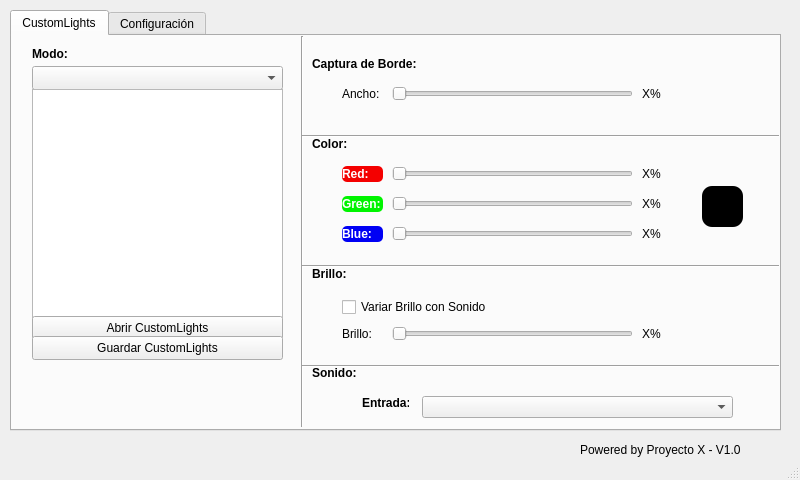
<?xml version="1.0" encoding="UTF-8"?>
<ui version="4.0">
 <class>MainWindow</class>
 <widget class="QMainWindow" name="MainWindow">
  <property name="windowModality">
   <enum>Qt::NonModal</enum>
  </property>
  <property name="geometry">
   <rect>
    <x>0</x>
    <y>0</y>
    <width>800</width>
    <height>480</height>
   </rect>
  </property>
  <property name="windowTitle">
   <string>CustomLights</string>
  </property>
  <property name="autoFillBackground">
   <bool>false</bool>
  </property>
  <widget class="QWidget" name="centralwidget">
   <widget class="QLabel" name="Firma">
    <property name="geometry">
     <rect>
      <x>580</x>
      <y>440</y>
      <width>201</width>
      <height>20</height>
     </rect>
    </property>
    <property name="styleSheet">
     <string notr="true">qproperty-alignment: AlignCenter;</string>
    </property>
    <property name="text">
     <string>Powered by Proyecto X - V1.0</string>
    </property>
   </widget>
   <widget class="QTabWidget" name="tabWidget">
    <property name="geometry">
     <rect>
      <x>10</x>
      <y>10</y>
      <width>771</width>
      <height>421</height>
     </rect>
    </property>
    <property name="currentIndex">
     <number>0</number>
    </property>
    <widget class="QWidget" name="tab">
     <attribute name="title">
      <string>CustomLights</string>
     </attribute>
     <widget class="QComboBox" name="Modo_CB">
      <property name="geometry">
       <rect>
        <x>20</x>
        <y>30</y>
        <width>251</width>
        <height>24</height>
       </rect>
      </property>
      <property name="autoFillBackground">
       <bool>false</bool>
      </property>
     </widget>
     <widget class="QTextEdit" name="Modo_TE">
      <property name="geometry">
       <rect>
        <x>20</x>
        <y>53</y>
        <width>251</width>
        <height>231</height>
       </rect>
      </property>
      <property name="html">
       <string>&lt;!DOCTYPE HTML PUBLIC &quot;-//W3C//DTD HTML 4.0//EN&quot; &quot;http://www.w3.org/TR/REC-html40/strict.dtd&quot;&gt;
&lt;html&gt;&lt;head&gt;&lt;meta name=&quot;qrichtext&quot; content=&quot;1&quot; /&gt;&lt;style type=&quot;text/css&quot;&gt;
p, li { white-space: pre-wrap; }
&lt;/style&gt;&lt;/head&gt;&lt;body style=&quot; font-family:'MS Shell Dlg 2'; font-size:8.25pt; font-weight:400; font-style:normal;&quot;&gt;
&lt;p style=&quot;-qt-paragraph-type:empty; margin-top:0px; margin-bottom:0px; margin-left:0px; margin-right:0px; -qt-block-indent:0; text-indent:0px; font-family:'Ubuntu'; font-size:10pt;&quot;&gt;&lt;br /&gt;&lt;/p&gt;&lt;/body&gt;&lt;/html&gt;</string>
      </property>
     </widget>
     <widget class="QLabel" name="Modo_Titulo">
      <property name="geometry">
       <rect>
        <x>20</x>
        <y>10</y>
        <width>251</width>
        <height>16</height>
       </rect>
      </property>
      <property name="styleSheet">
       <string notr="true">font: bold</string>
      </property>
      <property name="text">
       <string>Modo:</string>
      </property>
     </widget>
     <widget class="QSlider" name="Color_G_SLI">
      <property name="geometry">
       <rect>
        <x>380</x>
        <y>160</y>
        <width>241</width>
        <height>16</height>
       </rect>
      </property>
      <property name="maximum">
       <number>255</number>
      </property>
      <property name="orientation">
       <enum>Qt::Horizontal</enum>
      </property>
     </widget>
     <widget class="QCheckBox" name="Brillo_CHB">
      <property name="geometry">
       <rect>
        <x>330</x>
        <y>260</y>
        <width>161</width>
        <height>22</height>
       </rect>
      </property>
      <property name="text">
       <string>Variar Brillo con Sonido</string>
      </property>
     </widget>
     <widget class="QPushButton" name="Conf_PB_Abrir">
      <property name="geometry">
       <rect>
        <x>20</x>
        <y>280</y>
        <width>251</width>
        <height>24</height>
       </rect>
      </property>
      <property name="text">
       <string>Abrir CustomLights</string>
      </property>
     </widget>
     <widget class="Line" name="line">
      <property name="geometry">
       <rect>
        <x>280</x>
        <y>0</y>
        <width>20</width>
        <height>391</height>
       </rect>
      </property>
      <property name="orientation">
       <enum>Qt::Vertical</enum>
      </property>
     </widget>
     <widget class="Line" name="line_2">
      <property name="geometry">
       <rect>
        <x>290</x>
        <y>90</y>
        <width>481</width>
        <height>20</height>
       </rect>
      </property>
      <property name="orientation">
       <enum>Qt::Horizontal</enum>
      </property>
     </widget>
     <widget class="QPushButton" name="Conf_PB_Cerrar">
      <property name="geometry">
       <rect>
        <x>20</x>
        <y>300</y>
        <width>251</width>
        <height>24</height>
       </rect>
      </property>
      <property name="text">
       <string>Guardar CustomLights</string>
      </property>
     </widget>
     <widget class="Line" name="line_3">
      <property name="geometry">
       <rect>
        <x>290</x>
        <y>220</y>
        <width>481</width>
        <height>20</height>
       </rect>
      </property>
      <property name="orientation">
       <enum>Qt::Horizontal</enum>
      </property>
     </widget>
     <widget class="QLabel" name="Borde_Titulo">
      <property name="geometry">
       <rect>
        <x>300</x>
        <y>20</y>
        <width>251</width>
        <height>16</height>
       </rect>
      </property>
      <property name="styleSheet">
       <string notr="true">font: bold</string>
      </property>
      <property name="text">
       <string>Captura de Borde:</string>
      </property>
     </widget>
     <widget class="QLabel" name="Color_titulo">
      <property name="geometry">
       <rect>
        <x>300</x>
        <y>100</y>
        <width>241</width>
        <height>16</height>
       </rect>
      </property>
      <property name="styleSheet">
       <string notr="true">font: bold</string>
      </property>
      <property name="text">
       <string>Color:</string>
      </property>
     </widget>
     <widget class="QLabel" name="Brillo_titulo">
      <property name="geometry">
       <rect>
        <x>300</x>
        <y>230</y>
        <width>251</width>
        <height>16</height>
       </rect>
      </property>
      <property name="styleSheet">
       <string notr="true">font: bold</string>
      </property>
      <property name="text">
       <string>Brillo:</string>
      </property>
     </widget>
     <widget class="QSlider" name="Color_R_SLI">
      <property name="geometry">
       <rect>
        <x>380</x>
        <y>130</y>
        <width>241</width>
        <height>16</height>
       </rect>
      </property>
      <property name="maximum">
       <number>255</number>
      </property>
      <property name="orientation">
       <enum>Qt::Horizontal</enum>
      </property>
     </widget>
     <widget class="QSlider" name="Color_B_SLI">
      <property name="geometry">
       <rect>
        <x>380</x>
        <y>190</y>
        <width>241</width>
        <height>16</height>
       </rect>
      </property>
      <property name="maximum">
       <number>255</number>
      </property>
      <property name="orientation">
       <enum>Qt::Horizontal</enum>
      </property>
     </widget>
     <widget class="QLabel" name="Color_R_titulo">
      <property name="geometry">
       <rect>
        <x>330</x>
        <y>130</y>
        <width>41</width>
        <height>16</height>
       </rect>
      </property>
      <property name="styleSheet">
       <string notr="true">font: bold;
qproperty-alignment: AlignCenter;
background-color: rgb(244,0,0);
border-radius: 5;
color: rgb(255,255,255);
</string>
      </property>
      <property name="text">
       <string>Red:</string>
      </property>
     </widget>
     <widget class="QLabel" name="Color_G_titulo">
      <property name="geometry">
       <rect>
        <x>330</x>
        <y>160</y>
        <width>41</width>
        <height>16</height>
       </rect>
      </property>
      <property name="styleSheet">
       <string notr="true">font: bold;
qproperty-alignment: AlignCenter;
background-color: rgb(0,244,0);
border-radius: 5;
color: rgb(255,255,255);</string>
      </property>
      <property name="text">
       <string>Green:</string>
      </property>
     </widget>
     <widget class="QLabel" name="Color_B_titulo">
      <property name="geometry">
       <rect>
        <x>330</x>
        <y>190</y>
        <width>41</width>
        <height>16</height>
       </rect>
      </property>
      <property name="styleSheet">
       <string notr="true">font: bold;
qproperty-alignment: AlignCenter;
background-color: rgb(0,0,244);
border-radius: 5;
color: rgb(255,255,255);</string>
      </property>
      <property name="text">
       <string>Blue:</string>
      </property>
     </widget>
     <widget class="QSlider" name="Brillo_SLI">
      <property name="geometry">
       <rect>
        <x>380</x>
        <y>290</y>
        <width>241</width>
        <height>16</height>
       </rect>
      </property>
      <property name="orientation">
       <enum>Qt::Horizontal</enum>
      </property>
     </widget>
     <widget class="QLabel" name="Brillo_titulo_2">
      <property name="geometry">
       <rect>
        <x>330</x>
        <y>290</y>
        <width>41</width>
        <height>16</height>
       </rect>
      </property>
      <property name="text">
       <string>Brillo:</string>
      </property>
     </widget>
     <widget class="QLabel" name="Color_R_Aux">
      <property name="geometry">
       <rect>
        <x>630</x>
        <y>130</y>
        <width>41</width>
        <height>16</height>
       </rect>
      </property>
      <property name="text">
       <string>X%</string>
      </property>
     </widget>
     <widget class="QLabel" name="Color_G_Aux">
      <property name="geometry">
       <rect>
        <x>630</x>
        <y>160</y>
        <width>41</width>
        <height>16</height>
       </rect>
      </property>
      <property name="text">
       <string>X%</string>
      </property>
     </widget>
     <widget class="QLabel" name="Color_B_Aux">
      <property name="geometry">
       <rect>
        <x>630</x>
        <y>190</y>
        <width>41</width>
        <height>16</height>
       </rect>
      </property>
      <property name="text">
       <string>X%</string>
      </property>
     </widget>
     <widget class="QLabel" name="Brillo_Aux">
      <property name="geometry">
       <rect>
        <x>630</x>
        <y>290</y>
        <width>41</width>
        <height>16</height>
       </rect>
      </property>
      <property name="text">
       <string>X%</string>
      </property>
     </widget>
     <widget class="QSlider" name="Borde_Ancho">
      <property name="geometry">
       <rect>
        <x>380</x>
        <y>50</y>
        <width>241</width>
        <height>16</height>
       </rect>
      </property>
      <property name="minimum">
       <number>1</number>
      </property>
      <property name="maximum">
       <number>50</number>
      </property>
      <property name="singleStep">
       <number>1</number>
      </property>
      <property name="orientation">
       <enum>Qt::Horizontal</enum>
      </property>
     </widget>
     <widget class="QLabel" name="Borde_Ancho_titulo">
      <property name="geometry">
       <rect>
        <x>330</x>
        <y>50</y>
        <width>41</width>
        <height>16</height>
       </rect>
      </property>
      <property name="text">
       <string>Ancho:</string>
      </property>
     </widget>
     <widget class="QLabel" name="Borde_Ancho_Aux">
      <property name="geometry">
       <rect>
        <x>630</x>
        <y>50</y>
        <width>41</width>
        <height>16</height>
       </rect>
      </property>
      <property name="text">
       <string>X%</string>
      </property>
     </widget>
     <widget class="QLabel" name="Color_LB">
      <property name="geometry">
       <rect>
        <x>690</x>
        <y>150</y>
        <width>41</width>
        <height>41</height>
       </rect>
      </property>
      <property name="styleSheet">
       <string notr="true">background-color: rgb(0, 0, 0);
border-radius: 10;</string>
      </property>
      <property name="text">
       <string/>
      </property>
     </widget>
     <widget class="Line" name="line_4">
      <property name="geometry">
       <rect>
        <x>290</x>
        <y>320</y>
        <width>481</width>
        <height>20</height>
       </rect>
      </property>
      <property name="orientation">
       <enum>Qt::Horizontal</enum>
      </property>
     </widget>
     <widget class="QLabel" name="Sonido_titulo">
      <property name="geometry">
       <rect>
        <x>300</x>
        <y>330</y>
        <width>47</width>
        <height>13</height>
       </rect>
      </property>
      <property name="font">
       <font>
        <weight>75</weight>
        <bold>true</bold>
       </font>
      </property>
      <property name="text">
       <string>Sonido:</string>
      </property>
     </widget>
     <widget class="QComboBox" name="SONIDO_CB">
      <property name="geometry">
       <rect>
        <x>410</x>
        <y>360</y>
        <width>311</width>
        <height>22</height>
       </rect>
      </property>
     </widget>
     <widget class="QLabel" name="Sonido_titulo_2">
      <property name="geometry">
       <rect>
        <x>350</x>
        <y>360</y>
        <width>47</width>
        <height>13</height>
       </rect>
      </property>
      <property name="font">
       <font>
        <weight>75</weight>
        <bold>true</bold>
       </font>
      </property>
      <property name="text">
       <string>Entrada:</string>
      </property>
     </widget>
    </widget>
    <widget class="QWidget" name="tab_2">
     <attribute name="title">
      <string>Configuración</string>
     </attribute>
     <widget class="QTextEdit" name="Hw_TE_Info">
      <property name="geometry">
       <rect>
        <x>30</x>
        <y>60</y>
        <width>341</width>
        <height>161</height>
       </rect>
      </property>
      <property name="html">
       <string>&lt;!DOCTYPE HTML PUBLIC &quot;-//W3C//DTD HTML 4.0//EN&quot; &quot;http://www.w3.org/TR/REC-html40/strict.dtd&quot;&gt;
&lt;html&gt;&lt;head&gt;&lt;meta name=&quot;qrichtext&quot; content=&quot;1&quot; /&gt;&lt;style type=&quot;text/css&quot;&gt;
p, li { white-space: pre-wrap; }
&lt;/style&gt;&lt;/head&gt;&lt;body style=&quot; font-family:'MS Shell Dlg 2'; font-size:8.25pt; font-weight:400; font-style:normal;&quot;&gt;
&lt;p style=&quot; margin-top:0px; margin-bottom:0px; margin-left:0px; margin-right:0px; -qt-block-indent:0; text-indent:0px;&quot;&gt;&lt;span style=&quot; font-family:'Ubuntu'; font-size:10pt; font-weight:600; color:#000000;&quot;&gt;Cantidad de Módulos:&lt;/span&gt;&lt;/p&gt;
&lt;p style=&quot; margin-top:0px; margin-bottom:0px; margin-left:0px; margin-right:0px; -qt-block-indent:0; text-indent:0px;&quot;&gt;&lt;span style=&quot; font-family:'Ubuntu'; font-size:10pt; color:#000000;&quot;&gt;-&amp;gt; Izquierda: X&lt;/span&gt;&lt;/p&gt;
&lt;p style=&quot; margin-top:0px; margin-bottom:0px; margin-left:0px; margin-right:0px; -qt-block-indent:0; text-indent:0px;&quot;&gt;&lt;span style=&quot; font-family:'Ubuntu'; font-size:10pt; color:#000000;&quot;&gt;-&amp;gt; Arriba:       X&lt;/span&gt;&lt;/p&gt;
&lt;p style=&quot; margin-top:0px; margin-bottom:0px; margin-left:0px; margin-right:0px; -qt-block-indent:0; text-indent:0px;&quot;&gt;&lt;span style=&quot; font-family:'Ubuntu'; font-size:10pt; color:#000000;&quot;&gt;-&amp;gt; Derecha:   X&lt;/span&gt;&lt;/p&gt;
&lt;p style=&quot; margin-top:0px; margin-bottom:0px; margin-left:0px; margin-right:0px; -qt-block-indent:0; text-indent:0px;&quot;&gt;&lt;span style=&quot; font-family:'Ubuntu'; font-size:10pt; color:#000000;&quot;&gt;-&amp;gt; Abajo:        X&lt;/span&gt;&lt;/p&gt;
&lt;p style=&quot;-qt-paragraph-type:empty; margin-top:0px; margin-bottom:0px; margin-left:0px; margin-right:0px; -qt-block-indent:0; text-indent:0px; font-family:'Ubuntu'; font-size:10pt; color:#000000;&quot;&gt;&lt;br /&gt;&lt;/p&gt;
&lt;p style=&quot; margin-top:0px; margin-bottom:0px; margin-left:0px; margin-right:0px; -qt-block-indent:0; text-indent:0px;&quot;&gt;&lt;span style=&quot; font-family:'Ubuntu'; font-size:10pt; font-weight:600; color:#000000;&quot;&gt;Ubicación del primer módulo:&lt;/span&gt;&lt;/p&gt;
&lt;p style=&quot;-qt-paragraph-type:empty; margin-top:0px; margin-bottom:0px; margin-left:0px; margin-right:0px; -qt-block-indent:0; text-indent:0px; font-family:'Ubuntu'; font-size:10pt; color:#000000;&quot;&gt;&lt;br /&gt;&lt;/p&gt;
&lt;p style=&quot; margin-top:0px; margin-bottom:0px; margin-left:0px; margin-right:0px; -qt-block-indent:0; text-indent:0px;&quot;&gt;&lt;span style=&quot; font-family:'Ubuntu'; font-size:10pt; color:#000000;&quot;&gt;	        O                          O&lt;/span&gt;&lt;/p&gt;
&lt;p style=&quot; margin-top:0px; margin-bottom:0px; margin-left:0px; margin-right:0px; -qt-block-indent:0; text-indent:0px;&quot;&gt;&lt;span style=&quot; font-family:'Ubuntu'; font-size:10pt; color:#000000;&quot;&gt;	                Pantalla&lt;/span&gt;&lt;/p&gt;
&lt;p style=&quot; margin-top:0px; margin-bottom:0px; margin-left:0px; margin-right:0px; -qt-block-indent:0; text-indent:0px;&quot;&gt;&lt;span style=&quot; font-family:'Ubuntu'; font-size:10pt; color:#000000;&quot;&gt;	        O                          O&lt;/span&gt;&lt;/p&gt;
&lt;p style=&quot;-qt-paragraph-type:empty; margin-top:0px; margin-bottom:0px; margin-left:0px; margin-right:0px; -qt-block-indent:0; text-indent:0px; font-family:'Ubuntu'; font-size:10pt; font-weight:600; color:#000000;&quot;&gt;&lt;br /&gt;&lt;/p&gt;
&lt;p style=&quot; margin-top:0px; margin-bottom:0px; margin-left:0px; margin-right:0px; -qt-block-indent:0; text-indent:0px;&quot;&gt;&lt;span style=&quot; font-family:'Ubuntu'; font-size:10pt; font-weight:600; color:#000000;&quot;&gt;Sentido de recorrido:&lt;/span&gt;&lt;span style=&quot; font-family:'Ubuntu'; font-size:10pt; color:#000000;&quot;&gt; Horario&lt;/span&gt;&lt;/p&gt;&lt;/body&gt;&lt;/html&gt;</string>
      </property>
     </widget>
     <widget class="QTextEdit" name="Red_TE_Info">
      <property name="geometry">
       <rect>
        <x>400</x>
        <y>60</y>
        <width>341</width>
        <height>161</height>
       </rect>
      </property>
      <property name="html">
       <string>&lt;!DOCTYPE HTML PUBLIC &quot;-//W3C//DTD HTML 4.0//EN&quot; &quot;http://www.w3.org/TR/REC-html40/strict.dtd&quot;&gt;
&lt;html&gt;&lt;head&gt;&lt;meta name=&quot;qrichtext&quot; content=&quot;1&quot; /&gt;&lt;style type=&quot;text/css&quot;&gt;
p, li { white-space: pre-wrap; }
&lt;/style&gt;&lt;/head&gt;&lt;body style=&quot; font-family:'MS Shell Dlg 2'; font-size:8.25pt; font-weight:400; font-style:normal;&quot;&gt;
&lt;p style=&quot; margin-top:0px; margin-bottom:0px; margin-left:0px; margin-right:0px; -qt-block-indent:0; text-indent:0px;&quot;&gt;&lt;span style=&quot; font-family:'Ubuntu'; font-size:10pt; font-weight:600;&quot;&gt;SSID:&lt;/span&gt;&lt;span style=&quot; font-family:'Ubuntu'; font-size:10pt;&quot;&gt; -&lt;/span&gt;&lt;/p&gt;
&lt;p style=&quot;-qt-paragraph-type:empty; margin-top:0px; margin-bottom:0px; margin-left:0px; margin-right:0px; -qt-block-indent:0; text-indent:0px; font-family:'Ubuntu'; font-size:10pt; font-weight:600; color:#cc0000;&quot;&gt;&lt;br /&gt;&lt;/p&gt;
&lt;p style=&quot; margin-top:0px; margin-bottom:0px; margin-left:0px; margin-right:0px; -qt-block-indent:0; text-indent:0px;&quot;&gt;&lt;span style=&quot; font-family:'Ubuntu'; font-size:10pt; font-weight:600;&quot;&gt;IP del CustomLightsController:&lt;/span&gt;&lt;span style=&quot; font-family:'Ubuntu'; font-size:10pt;&quot;&gt;  -&lt;/span&gt;&lt;/p&gt;
&lt;p style=&quot;-qt-paragraph-type:empty; margin-top:0px; margin-bottom:0px; margin-left:0px; margin-right:0px; -qt-block-indent:0; text-indent:0px; font-family:'Ubuntu'; font-size:10pt;&quot;&gt;&lt;br /&gt;&lt;/p&gt;
&lt;p style=&quot;-qt-paragraph-type:empty; margin-top:0px; margin-bottom:0px; margin-left:0px; margin-right:0px; -qt-block-indent:0; text-indent:0px;&quot;&gt;&lt;br /&gt;&lt;/p&gt;&lt;/body&gt;&lt;/html&gt;</string>
      </property>
     </widget>
     <widget class="QLabel" name="HW_Titulo">
      <property name="geometry">
       <rect>
        <x>30</x>
        <y>10</y>
        <width>301</width>
        <height>16</height>
       </rect>
      </property>
      <property name="styleSheet">
       <string notr="true">font: bold</string>
      </property>
      <property name="text">
       <string>Configuración del Equipo:</string>
      </property>
     </widget>
     <widget class="QLabel" name="Red_Titulo">
      <property name="geometry">
       <rect>
        <x>400</x>
        <y>10</y>
        <width>301</width>
        <height>16</height>
       </rect>
      </property>
      <property name="styleSheet">
       <string notr="true">font: bold</string>
      </property>
      <property name="text">
       <string>Configuración de Red:</string>
      </property>
     </widget>
     <widget class="QLabel" name="Dir_Titulo">
      <property name="geometry">
       <rect>
        <x>30</x>
        <y>260</y>
        <width>321</width>
        <height>20</height>
       </rect>
      </property>
      <property name="styleSheet">
       <string notr="true">font: bold</string>
      </property>
      <property name="text">
       <string>Directorio para guardar tus CustomLights:</string>
      </property>
     </widget>
     <widget class="QPushButton" name="HW_Config">
      <property name="geometry">
       <rect>
        <x>30</x>
        <y>220</y>
        <width>341</width>
        <height>24</height>
       </rect>
      </property>
      <property name="text">
       <string>Configurar</string>
      </property>
     </widget>
     <widget class="QPushButton" name="Dir_Cambiar">
      <property name="geometry">
       <rect>
        <x>510</x>
        <y>280</y>
        <width>111</width>
        <height>31</height>
       </rect>
      </property>
      <property name="text">
       <string>Cambiar</string>
      </property>
     </widget>
     <widget class="QTextEdit" name="Dir_textEdit">
      <property name="geometry">
       <rect>
        <x>30</x>
        <y>280</y>
        <width>481</width>
        <height>31</height>
       </rect>
      </property>
      <property name="html">
       <string>&lt;!DOCTYPE HTML PUBLIC &quot;-//W3C//DTD HTML 4.0//EN&quot; &quot;http://www.w3.org/TR/REC-html40/strict.dtd&quot;&gt;
&lt;html&gt;&lt;head&gt;&lt;meta name=&quot;qrichtext&quot; content=&quot;1&quot; /&gt;&lt;style type=&quot;text/css&quot;&gt;
p, li { white-space: pre-wrap; }
&lt;/style&gt;&lt;/head&gt;&lt;body style=&quot; font-family:'MS Shell Dlg 2'; font-size:8.25pt; font-weight:400; font-style:normal;&quot;&gt;
&lt;p style=&quot; margin-top:0px; margin-bottom:0px; margin-left:0px; margin-right:0px; -qt-block-indent:0; text-indent:0px;&quot;&gt;&lt;span style=&quot; font-family:'Ubuntu'; font-size:10pt; font-weight:600; color:#f40000;&quot;&gt;No configurado!&lt;/span&gt;&lt;/p&gt;&lt;/body&gt;&lt;/html&gt;</string>
      </property>
     </widget>
     <widget class="QPushButton" name="Red_Ayuda">
      <property name="geometry">
       <rect>
        <x>400</x>
        <y>220</y>
        <width>341</width>
        <height>24</height>
       </rect>
      </property>
      <property name="text">
       <string>¿Cómo configurar el CustomLight Controller?</string>
      </property>
     </widget>
     <widget class="QPushButton" name="Test_PB">
      <property name="geometry">
       <rect>
        <x>640</x>
        <y>280</y>
        <width>111</width>
        <height>31</height>
       </rect>
      </property>
      <property name="text">
       <string>Testear</string>
      </property>
     </widget>
     <widget class="QTextEdit" name="Red_TE_Estado">
      <property name="geometry">
       <rect>
        <x>400</x>
        <y>30</y>
        <width>341</width>
        <height>31</height>
       </rect>
      </property>
      <property name="html">
       <string>&lt;!DOCTYPE HTML PUBLIC &quot;-//W3C//DTD HTML 4.0//EN&quot; &quot;http://www.w3.org/TR/REC-html40/strict.dtd&quot;&gt;
&lt;html&gt;&lt;head&gt;&lt;meta name=&quot;qrichtext&quot; content=&quot;1&quot; /&gt;&lt;style type=&quot;text/css&quot;&gt;
p, li { white-space: pre-wrap; }
&lt;/style&gt;&lt;/head&gt;&lt;body style=&quot; font-family:'MS Shell Dlg 2'; font-size:8.25pt; font-weight:400; font-style:normal;&quot;&gt;
&lt;p style=&quot; margin-top:0px; margin-bottom:0px; margin-left:0px; margin-right:0px; -qt-block-indent:0; text-indent:0px;&quot;&gt;&lt;span style=&quot; font-family:'Ubuntu'; font-size:10pt; color:#000000;&quot;&gt;Estado:&lt;/span&gt;&lt;span style=&quot; font-family:'Ubuntu'; font-size:10pt; font-weight:600; color:#000000;&quot;&gt; &lt;/span&gt;&lt;span style=&quot; font-family:'Ubuntu'; font-size:10pt; font-weight:600; color:#f57900;&quot;&gt;Conectando...&lt;/span&gt;&lt;/p&gt;&lt;/body&gt;&lt;/html&gt;</string>
      </property>
     </widget>
     <widget class="QTextEdit" name="Hw_TE_Estado">
      <property name="geometry">
       <rect>
        <x>30</x>
        <y>30</y>
        <width>341</width>
        <height>31</height>
       </rect>
      </property>
      <property name="html">
       <string>&lt;!DOCTYPE HTML PUBLIC &quot;-//W3C//DTD HTML 4.0//EN&quot; &quot;http://www.w3.org/TR/REC-html40/strict.dtd&quot;&gt;
&lt;html&gt;&lt;head&gt;&lt;meta name=&quot;qrichtext&quot; content=&quot;1&quot; /&gt;&lt;style type=&quot;text/css&quot;&gt;
p, li { white-space: pre-wrap; }
&lt;/style&gt;&lt;/head&gt;&lt;body style=&quot; font-family:'MS Shell Dlg 2'; font-size:8.25pt; font-weight:400; font-style:normal;&quot;&gt;
&lt;p style=&quot; margin-top:0px; margin-bottom:0px; margin-left:0px; margin-right:0px; -qt-block-indent:0; text-indent:0px;&quot;&gt;&lt;span style=&quot; font-family:'Ubuntu'; font-size:10pt; color:#000000;&quot;&gt;Estado: &lt;/span&gt;&lt;span style=&quot; font-family:'Ubuntu'; font-size:10pt; font-weight:600; color:#f40000;&quot;&gt;No Configurado!&lt;/span&gt;&lt;/p&gt;&lt;/body&gt;&lt;/html&gt;</string>
      </property>
     </widget>
    </widget>
   </widget>
  </widget>
  <widget class="QStatusBar" name="statusbar"/>
 </widget>
 <resources/>
 <connections/>
</ui>
